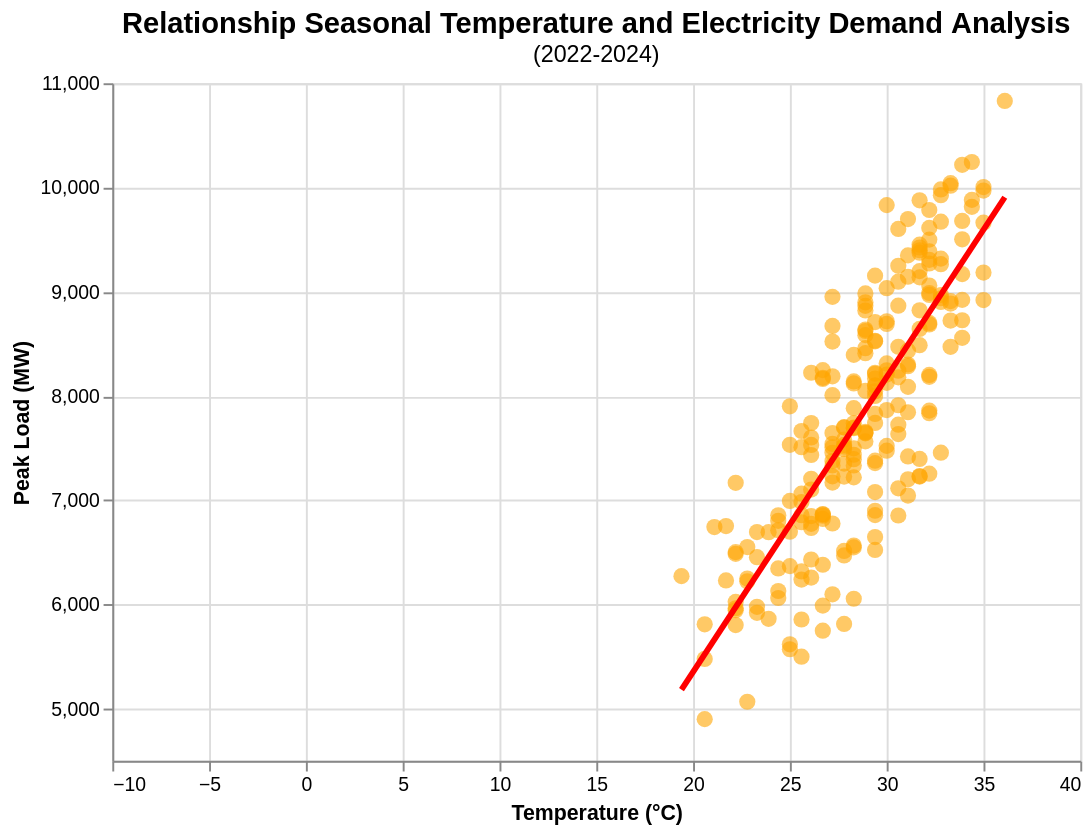

Notebook cell for this chart:
### Markdown cell above
This scatter plot illustrates a non-linear, `U-shaped` relationship between daily temperature and New York City's peak electricity load. The colour coding indicates that summer (red) contributes to the highest demand levels, while winter (light green) produces a secondary increase in electricity usage.

As temperatures rise during the summer months, electricity demand increases sharply, reaching peaks of over 10,000 MW, largely due to air conditioning use. Conversely, as temperatures fall below 15°C, demand increases significantly, reflecting additional energy consumption for heating and lighting.

The lowest electricity demand is observed within a moderate temperature range (approximately 12°C to 20°C), where neither heating nor cooling demand is dominant. This results in a relatively stable usage of electricy around 5,500 MW during the spring and autumn.

While the overall relationship exhibits a `U-shaped` pattern, the relationship between each seasonal temperature and energy load is examined further below.

Regression Line and a Seasonal Dropdown Plot

### Code cell
# prepare dropdown options for season selection
# default select 'Summer'
season_options = ['Summer', 'Winter', 'Spring', 'Autumn']
selection = alt.selection_point(
    fields=['season'], 
    bind=alt.binding_select(options=season_options, name='Select Season: '), 
    value='Summer'
)

# base chart with selection filter
base = alt.Chart(mdf).encode(
    x=alt.X('temp_max:Q', title='Temperature (°C)', scale=alt.Scale(domain=[-10, 40])),
    y=alt.Y('peak_load_mw:Q', title='Peak Load (MW)', scale=alt.Scale(zero=False)),
    tooltip=['date:T', 'temp_max:Q', 'peak_load_mw:Q', 'season:N']
).add_params(
    selection
).transform_filter(
    selection
).properties(
    width=500,
    height=350,    
    title={
        "text": "Relationship Seasonal Temperature and Electricity Demand Analysis",      
        "subtitle": "(2022-2024)",
        "fontSize": 15        
    }
)

# add points with season color encoding
data_points = base.mark_point(
    filled=True,
    opacity=0.6,
    size=70
).encode(
    color=alt.Color('season:N', 
        scale=alt.Scale(
            domain=['Summer', 'Winter', 'Spring', 'Autumn'],
            range=["#ffa500", "#a0e6ec", "#bbcc16", "#f79762"] 
        ),
        legend=None # hide legend
    ) 
)
# draw regression line
reg_line = base.transform_regression(
    'temp_max', 'peak_load_mw'
).mark_line(
    color='red',
    strokeWidth=3
)

data_points + reg_line

### Figure 1 — Vega-Lite specification as saved in the notebook (floating-point values rounded to 4 significant figures; data arrays with more than 128 entries replaced by an {"elided": "..."} marker saying what was removed)
{"config": {"view": {"continuousWidth": 300, "continuousHeight": 300}}, "layer": [{"mark": {"type": "point", "filled": true, "opacity": 0.6, "size": 70}, "encoding": {"color": {"field": "season", "legend": null, "scale": {"domain": ["Summer", "Winter", "Spring", "Autumn"], "range": ["#ffa500", "#a0e6ec", "#bbcc16", "#f79762"]}, "type": "nominal"}, "tooltip": [{"field": "date", "type": "temporal"}, {"field": "temp_max", "type": "quantitative"}, {"field": "peak_load_mw", "type": "quantitative"}, {"field": "season", "type": "nominal"}], "x": {"field": "temp_max", "scale": {"domain": [-10, 40]}, "title": "Temperature (°C)", "type": "quantitative"}, "y": {"field": "peak_load_mw", "scale": {"zero": false}, "title": "Peak Load (MW)", "type": "quantitative"}}, "name": "view_d693b9c273d3050c_0", "title": {"text": "Relationship Seasonal Temperature and Electricity Demand Analysis", "subtitle": "(2022-2024)", "fontSize": 15}, "transform": [{"filter": {"param": "param_5da235a98fbadf67"}}]}, {"mark": {"type": "line", "color": "red", "strokeWidth": 3}, "encoding": {"tooltip": [{"field": "date", "type": "temporal"}, {"field": "temp_max", "type": "quantitative"}, {"field": "peak_load_mw", "type": "quantitative"}, {"field": "season", "type": "nominal"}], "x": {"field": "temp_max", "scale": {"domain": [-10, 40]}, "title": "Temperature (°C)", "type": "quantitative"}, "y": {"field": "peak_load_mw", "scale": {"zero": false}, "title": "Peak Load (MW)", "type": "quantitative"}}, "title": {"text": "Relationship Seasonal Temperature and Electricity Demand Analysis", "subtitle": "(2022-2024)", "fontSize": 15}, "transform": [{"filter": {"param": "param_5da235a98fbadf67"}}, {"on": "temp_max", "regression": "peak_load_mw"}]}], "data": {"name": "data-7399fe3d2f16d7b74705798296233dfb"}, "height": 350, "params": [{"name": "param_5da235a98fbadf67", "select": {"type": "point", "fields": ["season"]}, "bind": {"input": "select", "options": ["Summer", "Winter", "Spring", "Autumn"], "name": "Select Season: "}, "value": "Summer", "views": ["view_d693b9c273d3050c_0"]}], "width": 500, "$schema": "https://vega.github.io/schema/vega-lite/v6.1.0.json", "datasets": {"data-7399fe3d2f16d7b74705798296233dfb": {"elided": "1030 records"}}}
